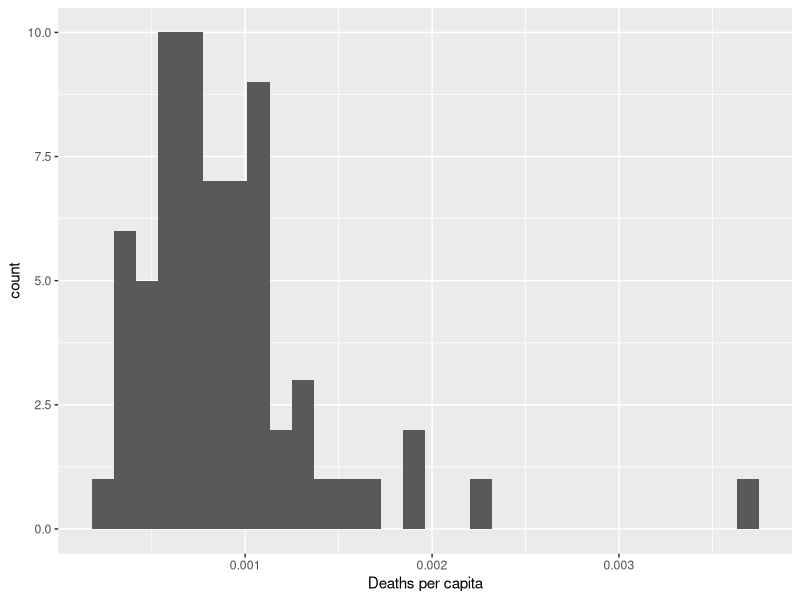
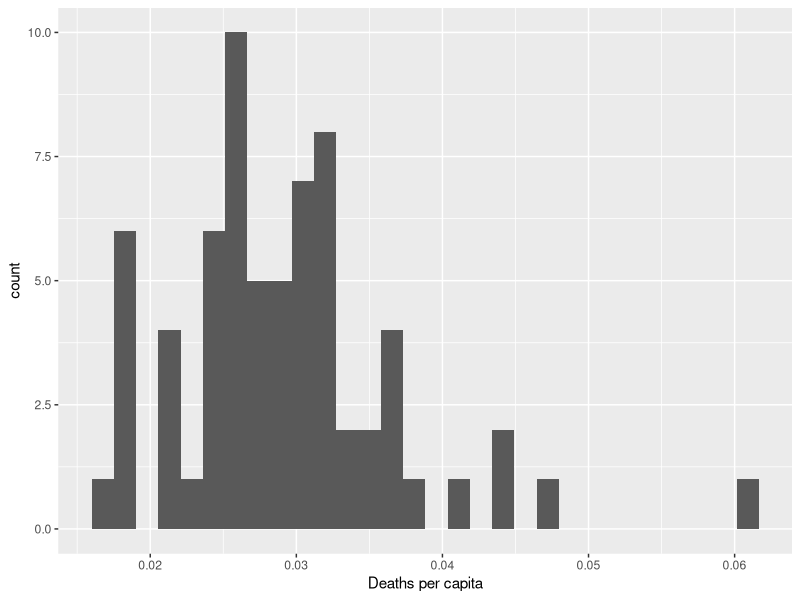
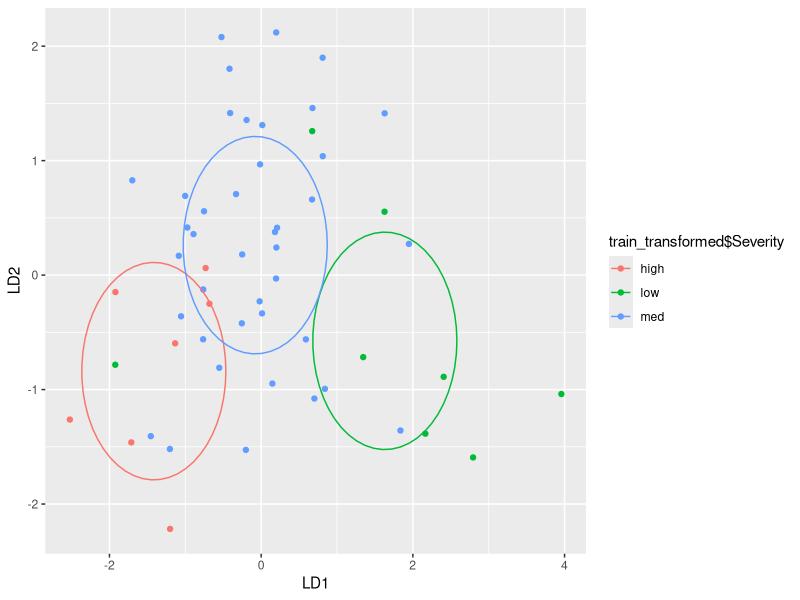
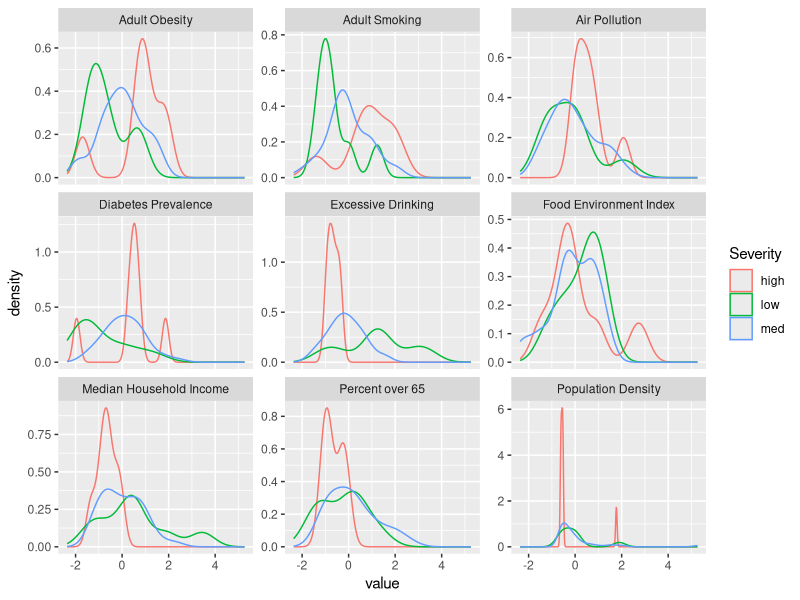

These figures' R source, in order:
## ---- chunk 1
library(tidyverse)
library(MASS)
library(caret)
## ---- chunk 2
county_health_covid <- read_csv("../data/health_metrics_and_covid_cases_by_county.csv")
# create new column for deaths per capita
county_health_covid <- county_health_covid %>% 
  mutate(`Deaths per capita` = deaths / `Population`)
state_choice <- c("Florida") # select a state for the analysis

# lets see what the deaths per capita distribution looks like:
county_health_covid %>% filter(State == state_choice) %>% ggplot() +
  aes(`Deaths per capita`) %>%
  geom_histogram()

# correct the positive skew by applying a square-root transformation
county_health_covid$`Deaths per capita` <- sqrt(county_health_covid$`Deaths per capita`)

county_health_covid %>% filter(State == state_choice) %>% ggplot() +
  aes(`Deaths per capita`) %>%
  geom_histogram()

# calculate mean and std deviation for deaths per capita for the chosen state
subset_by_state <- county_health_covid %>% filter(State == state_choice)
std_dev_deaths_cap <- sd(subset_by_state$`Deaths per capita`)
mean_deaths_cap <- mean(subset_by_state$`Deaths per capita`)

# Creates a Severity label (low, med, high) based on the deaths per capita in each county
subset_by_state <- subset_by_state %>% mutate(Severity = case_when(`Deaths per capita` <= (mean_deaths_cap - std_dev_deaths_cap) ~ "low",
                                                                   `Deaths per capita` > (mean_deaths_cap - std_dev_deaths_cap) &
                                                                   `Deaths per capita` <= (mean_deaths_cap + std_dev_deaths_cap) ~ "med",
                                                                   `Deaths per capita` > (mean_deaths_cap + std_dev_deaths_cap) ~ "high"))
subset_by_state
## ---- chunk 3
# drop unneeded columns
lda_data <- dplyr::select(subset_by_state, -c("County", "Code", "State", "Abbrev", "Population", "state", "fips", "cases", "deaths", `Deaths per capita`))

# drop rows with NA values, since these can't be used for training or testing
lda_data <- lda_data %>% drop_na()

# partition the data into a training set and a test set
# code for this adapted from:
# http://www.sthda.com/english/articles/36-classification-methods-essentials/146-discriminant-analysis-essentials-in-r/
set.seed(123)
training_samples <- lda_data$Severity %>%
  caret::createDataPartition(p = 0.8, list = FALSE)
train_data <- lda_data[training_samples, ]
test_data <- lda_data[-training_samples, ]

preproc.param <- train_data %>% 
  preProcess(method = c("center", "scale"))
# Transform the data using the estimated parameters
train_transformed <- preproc.param %>% predict(train_data)
test_transformed <- preproc.param %>% predict(test_data)
## ---- chunk 4
covid_lda <- lda(formula = Severity ~ ., data = train_transformed)
covid_lda
covid_predictions <- covid_lda %>% predict(test_transformed)
mean(covid_predictions$class==test_transformed$Severity)
## ---- chunk 5
train_transformed
lda_plot_data <- data.frame(predict(covid_lda)$x)
lda_plot_data
#lda_plot_data <- cbind(train_transformed, predict(covid_lda)$x)
ggplot(lda_plot_data, aes(LD1, LD2, color = train_transformed$Severity)) +
  geom_point() +
  stat_ellipse(type = "euclid")
## ---- chunk 6
hist_data <- train_transformed %>% 
  rename(`Percent over 65` = "Percent_Over_65", `Population Density` = "pop_density") %>%
  pivot_longer(cols = c(1,2,3,4,5,6,7,8,9), names_to = "variable")
ggplot(hist_data, aes(x = value, colour = Severity)) + 
  geom_density() + 
  facet_wrap( ~ variable, scales = "free_y")
